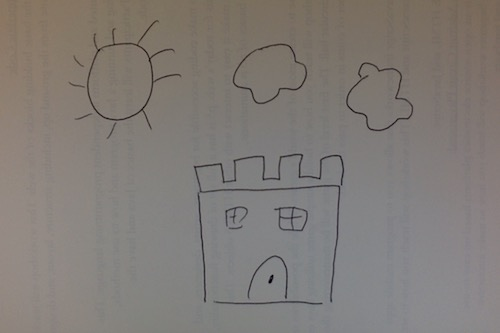
#> input picture test_images/test6.png, 500 x 333 px
$ python -i ANND.py   (imports and definitions only)
#> lines starting #> are read from the running program, lines starting #| are printed output that depends on the picture; after the words box and inside, x2 and y2 are one past the last pixel; in counts of white or black regions, pixels touching at a corner belong together
#!/usr/bin/env python3
# -*- coding: utf-8 -*-
"""
Created on Sun Mar  3 09:15:04 2019

@author: 2020shatgiskessell
"""
import cv2
import numpy as np
import timeit
from sklearn.ensemble import RandomForestClassifier
from sklearn.externals import joblib
from keras.models import Sequential
from keras.layers import Dense, Dropout, Flatten
from keras.layers.convolutional import Conv2D, MaxPooling2D
from keras.utils import np_utils
from keras import backend as K
# [6 lines not run here, left out]

start = timeit.default_timer()

def isolate_doodle(doodle):
    doodles = []
    xs = []
    ys = []
    imgray = cv2.cvtColor(doodle, cv2.COLOR_BGR2GRAY)
    _, thresh = cv2.threshold(imgray, 100,255, cv2.THRESH_BINARY)
#    kernel = np.ones((3,1),np.uint8)
#    doodle = cv2.erode(thresh, kernel, 1)
#    doodle = cv2.dilate(doodle,kernel,1 )
    doodle = thresh
    contours, hierarchy = cv2.findContours(doodle, cv2.RETR_TREE, cv2.CHAIN_APPROX_SIMPLE)
    c = max(contours, key = cv2.contourArea)
    try:
        contours.remove(c)
    except ValueError:
        pass
    doodle = cv2.cvtColor(doodle, cv2.COLOR_GRAY2BGR)
    validated_contours = []
    for i in range(len(contours)):
        contour = contours[i]
        x,y,w,h = cv2.boundingRect(contour)
        xs.append(x)
        ys.append(y)
        area = cv2.contourArea(contour)
        if area >800:
        #and hierarchy[0,i,3]==-1:
            doodle_img = doodle[y-5: y+h+5, x-5: x+w+5]
            #doodle = cv2.rectangle(doodle,(x-5,y-5),(x+w+5,y+h+5),(0,255,0),2)
            #cv2.imshow("doodle img", doodle_img)
            #cv2.waitKey(0)
            doodles.append(doodle_img)
    return doodle, doodles, xs, ys

def array_change(arr3):
    arr = []
    for i in range(len(arr3)):
        for j in range(len(arr3[0])):
            if arr3[i][j][0] == 255:
                arr3[i][j] = 0
            else:
                arr3[i][j] = 1
            arr.append(arr3[i][j])
    return arr

def main(img):
    identified_images = []
    h,w,c = img.shape
    blank_image = cv2.imread("/Users/2020shatgiskessell/Desktop/ANND/blank.png")
    label_dict = {0: 'sun', 1: 'castle', 2: 'cake', 3:'dog', 4: 'face', 5: 'computer', 6: 'house', 7: 'airplane', 8:'cloud', 9: 'apple'}
    doodle_images = []
    doodle_images_h = []
    doodle_images_w = []
    image, doodles,xs,ys = isolate_doodle(img)
    for i in range (len(doodles)):
        doodle = doodles[i]
        h,w, c = doodle.shape
        doodle = cv2.resize(doodle, (28,28))
        doodle = doodle.tolist()
    #
        doodle = array_change(doodle)
        doodle = np.array(doodle)
        doodle_images_h.append(h)
        doodle_images_w.append(w)
        doodle_images.append(doodle)

    loaded_model = joblib.load('finalized_model_cnn.sav')
    #result = loaded_model.predict(doodle_images)
    result = loaded_model.predict(doodle_images)
    for i in range(len(result)):
        identified = str(label_dict.get(int(result[i])))
        #pred = quick_draw (doodle_images)
        print("prediction is: " + identified)
        identified_image = cv2.imread("/Users/2020shatgiskessell/Desktop/ANND/" + identified + ".png")
        identified_image = cv2.resize(identified_image, (doodle_images_h[i],doodle_images_w[i]))
        offset = 0
        blank_image[ys[i]:ys[i]+identified_image.shape[0] + offset, xs[i]:xs[i]+identified_image.shape[1] + offset] = identified_image
    stop = timeit.default_timer()
    print('Time: ', stop - start)
    cv2.imshow("original", img)
    cv2.imshow("blank_image", blank_image)
    cv2.waitKey(0)
#quick_draw2 ()
# [7 lines not run here, left out]

>>> import cv2
>>> picture = cv2.imread('test_images/test6.png')
#> picture is the input picture: shape (333, 500, 3); mean B, G, R 119.6, 124, 129.4
>>> result = main(picture)
#> in isolate_doodle, `_, thresh = cv2.threshold(imgray, 100,255, cv2.THRESH_BINARY)`:
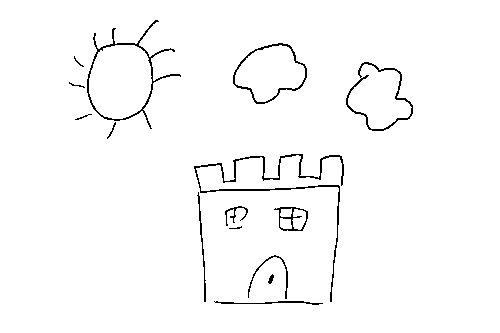
#> thresh: shape (333, 500); 97.9% white; black in thin lines or dots, all inside (x1, y1, x2, y2) = (69, 20, 413, 305)
#> in isolate_doodle, `contours, hierarchy = cv2.findContours(doodle, cv2.RETR_TREE, cv2.CHAI..`: contours = 24 contours, 3 with area under 20; largest, box (x1, y1, x2, y2) and area: (0, 0, 500, 333) 165668, (86, 19, 182, 130) 4734, (89, 45, 152, 119) 3709, (232, 42, 308, 105) 3105, (235, 45, 305, 102) 2503
#> in isolate_doodle, `c = max(contours, key = cv2.contourArea)`: c = [[0, 0], [0, 332], [499, 332], [499, 0]]
#> the loop in isolate_doodle, `for i in range(len(contours)):` made 23 passes
#> (x, y, w, h, area) on passes 1, 3, 4, 5, 7, 8, 9, 10, 11, 12, 13, 14: (214, 300, 110, 6, 275), (267, 273, 8, 12, 44.5), (247, 254, 42, 46, 256.5), (228, 225, 15, 5, 30.5), (273, 206, 36, 26, 685.5), (280, 218, 12, 11, 93), (292, 209, 14, 21, 179.5), (280, 208, 12, 9, 71), (224, 205, 25, 22, 165.5), (196, 191, 11, 112, 287.5), (193, 153, 152, 150, 1598), (106, 121, 11, 19, 47)
#> after the loop in isolate_doodle, `for i in range(len(contours)):`: doodles = 5 items; xs = [214, 213, 267, 247, 228, 239, 273, 280, 292, 280, 224, 196, 193, 106, 74, 87, 68, 345, 73, 232, 235, 86, 89]; ys = [300, 300, 273, 254, 225, 219, 206, 218, 209, 208, 205, 191, 153, 121, 114, 113, 81, 61, 55, 42, 45, 19, 45]
#> in main, `image, doodles,xs,ys = isolate_doodle(img)`: doodles = 5 items
#> the loop in main, `for i in range (len(doodles)):` made 5 passes
#> (h, w) on passes 1 to 5: (160, 162), (73, 86), (67, 80), (121, 106), (84, 73)
#> pass 1, in main, `doodle = doodles[i]`:
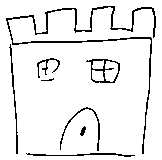
#> doodle: shape (160, 162, 3); 92.6% white; black in thin lines or dots, all inside (x1, y1, x2, y2) = (6, 6, 156, 157)
#> pass 1, in main, `doodle = cv2.resize(doodle, (28,28))`:
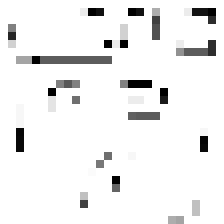
#> doodle: shape (28, 28, 3) (shown 8 times larger); min 0, max 255, mean 239.7
#> pass 2, in main, `doodle = doodles[i]`:
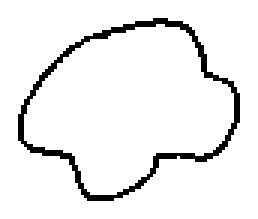
#> doodle: shape (73, 86, 3) (shown 3 times larger); 93.5% white; black in thin lines or dots, all inside (x1, y1, x2, y2) = (6, 6, 80, 67)
#> pass 2, in main, `doodle = cv2.resize(doodle, (28,28))`:
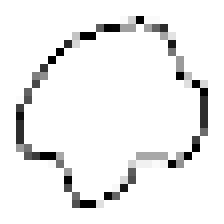
#> doodle: shape (28, 28, 3) (shown 8 times larger); min 0, max 255, mean 238.5
#> after the loop in main, `for i in range (len(doodles)):`: doodle_images_h = [160, 73, 67, 121, 84]; doodle_images_w = [162, 86, 80, 106, 73]
#> (the run stopped early here; a loop or call above may not have finished)

$ run again, on test_images/test1.png
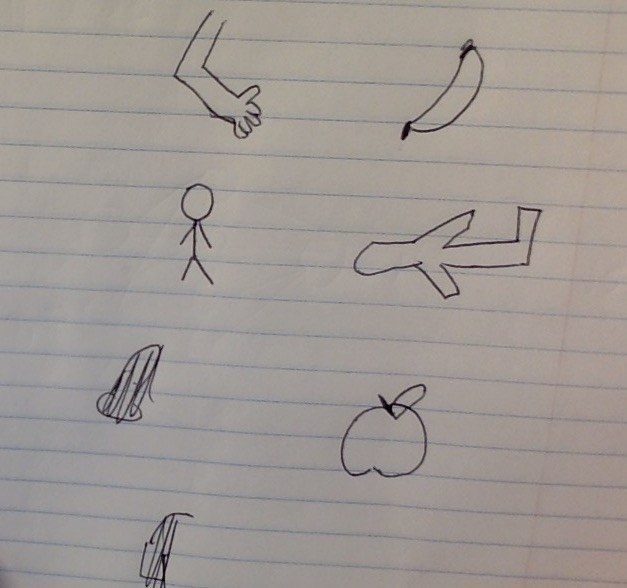
#> input picture test_images/test1.png, 627 x 588 px
#> picture is the input picture: shape (588, 627, 3); mean B, G, R 148.1, 152.7, 159.5
#> in isolate_doodle, `_, thresh = cv2.threshold(imgray, 100,255, cv2.THRESH_BINARY)`:
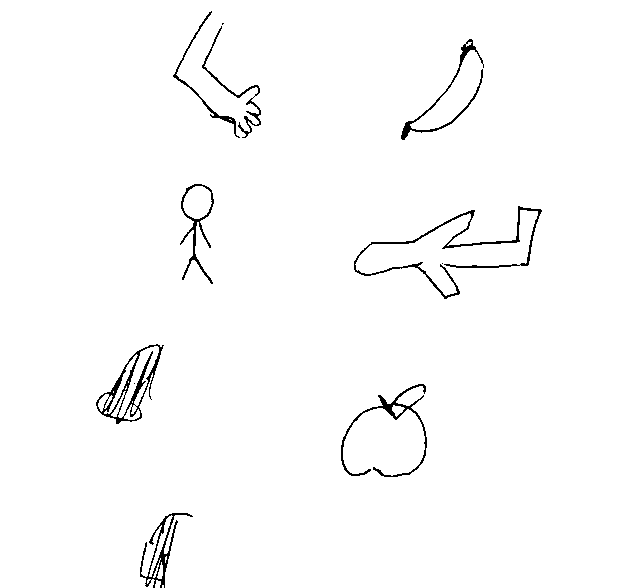
#> thresh: shape (588, 627); 98.4% white; black in thin lines or dots, all inside (x1, y1, x2, y2) = (96, 11, 542, 588)
#> contours = 38 contours, 17 with area under 20; largest, box (x1, y1, x2, y2) and area: (0, 0, 627, 588) 366108, (95, 343, 165, 425) 2741, (353, 205, 543, 300) 1664, (179, 183, 215, 285) 1468, (340, 383, 428, 478) 1216
#> in isolate_doodle, `c = max(contours, key = cv2.contourArea)`: c = contour of 216 points, box (x1, y1, x2, y2) (0, 0, 627, 588), area 366108
#> the loop in isolate_doodle, `for i in range(len(contours)):` made 38 passes
#> (x, y, w, h, area) on passes 2, 3, 6, 7, 9, 10, 11, 12: (155, 580, 6, 8, 26.5), (157, 562, 6, 17, 42.5), (149, 515, 24, 62, 211.5), (0, 0, 627, 588, 366108), (340, 383, 88, 95, 1216.5), (392, 405, 13, 12, 72.5), (95, 343, 70, 82, 2741), (98, 394, 15, 18, 125)
#> after the loop in isolate_doodle, `for i in range(len(contours)):`: doodles = 7 items; xs = 38 values, max 482 at index 32, min 0 at index 6, mean 197.2; ys = 38 values, max 585 at index 0, min 0 at index 6, mean 303.3
#> in main, `image, doodles,xs,ys = isolate_doodle(img)`: doodles = 7 items
#> the loop in main, `for i in range (len(doodles)):` made 7 passes
#> (h, w) on passes 1 to 7: (5, 5), (105, 98), (92, 80), (84, 58), (105, 200), (112, 46), (113, 94)
#> pass 3, in main, `doodle = doodles[i]`:
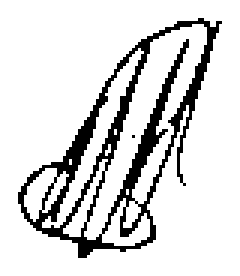
#> doodle: shape (92, 80, 3) (shown 3 times larger); 85.2% white; black in thin lines or dots, all inside (x1, y1, x2, y2) = (6, 6, 74, 86)
#> after the loop in main, `for i in range (len(doodles)):`: doodle_images_h = [5, 105, 92, 84, 105, 112, 113]; doodle_images_w = [5, 98, 80, 58, 200, 46, 94]

$ run again, on test_images/test10.png
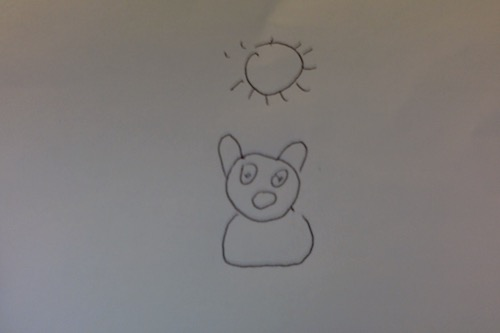
#> input picture test_images/test10.png, 500 x 333 px
#> picture is the input picture: shape (333, 500, 3); mean B, G, R 120.7, 122.2, 126.2
#> in isolate_doodle, `_, thresh = cv2.threshold(imgray, 100,255, cv2.THRESH_BINARY)`:
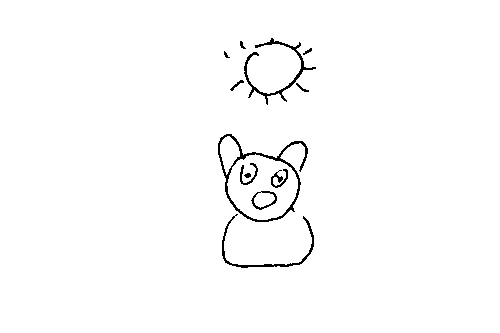
#> thresh: shape (333, 500); 98.6% white; black in thin lines or dots, all inside (x1, y1, x2, y2) = (218, 38, 316, 268)
#> contours = 18 contours, 3 with area under 20; largest, box (x1, y1, x2, y2) and area: (0, 0, 500, 333) 165668, (217, 133, 309, 223) 5058, (227, 154, 298, 220) 3434, (243, 37, 317, 106) 766, (221, 215, 315, 269) 581
#> in isolate_doodle, `c = max(contours, key = cv2.contourArea)`: c = [[0, 0], [0, 332], [499, 332], [499, 0]]
#> the loop in isolate_doodle, `for i in range(len(contours)):` made 17 passes
#> (x, y, w, h, area) on passes 1, 3, 4, 5, 6, 9, 10, 11: (221, 215, 94, 54, 581), (217, 133, 92, 90, 5058.5), (227, 154, 71, 66, 3434.5), (250, 190, 28, 21, 185), (243, 172, 9, 7, 33), (270, 168, 19, 21, 172.5), (239, 162, 20, 24, 161.5), (220, 136, 20, 39, 430.5)
#> after the loop in isolate_doodle, `for i in range(len(contours)):`: doodles = 2 items; xs = [221, 234, 217, 227, 250, 243, 277, 278, 270, 239, 220, 295, 229, 223, 302, 239, 243]; ys = [215, 213, 133, 154, 190, 172, 170, 169, 168, 162, 136, 82, 79, 50, 47, 40, 37]
#> in main, `image, doodles,xs,ys = isolate_doodle(img)`: doodles = 2 items
#> the loop in main, `for i in range (len(doodles)):` made 2 passes
#> (h, w, c) on passes 1 to 2: (100, 102, 3), (76, 81, 3)
#> pass 2, in main, `doodle = cv2.resize(doodle, (28,28))`:
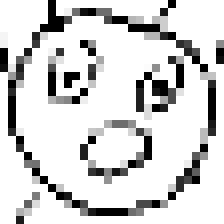
#> doodle: shape (28, 28, 3) (shown 8 times larger); min 0, max 255, mean 210.5
#> after the loop in main, `for i in range (len(doodles)):`: doodle_images_h = [100, 76]; doodle_images_w = [102, 81]

$ run again, on test_images/test2.png
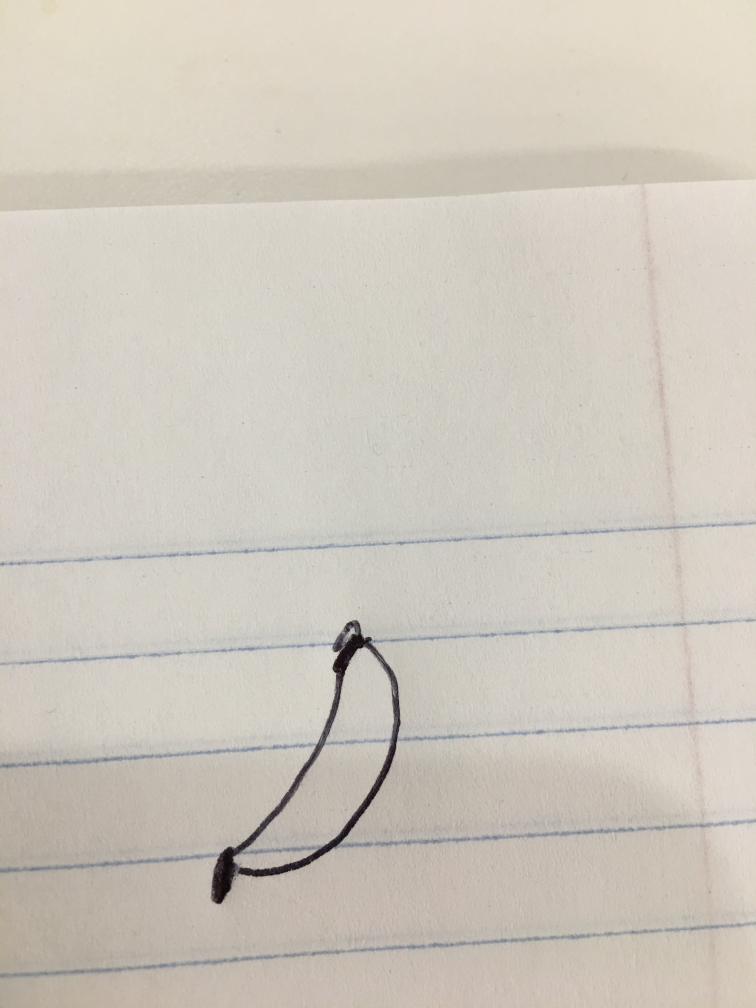
#> input picture test_images/test2.png, 3024 x 4032 px (shown at 1/4 size)
#> picture is the input picture: shape (4032, 3024, 3); mean B, G, R 190.2, 200.3, 206.6
#> in isolate_doodle, `_, thresh = cv2.threshold(imgray, 100,255, cv2.THRESH_BINARY)`:
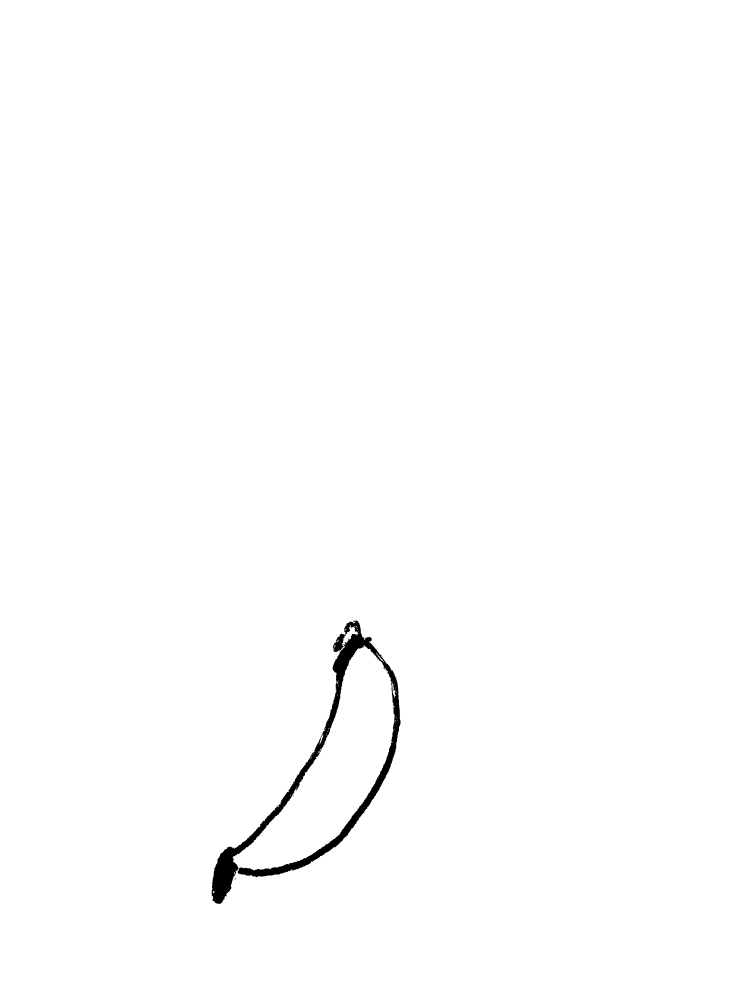
#> thresh: shape (4032, 3024) (shown at 1/4 size); 99.3% white; 12 black regions (11 under 20 px)
#> contours = 106 contours, 99 with area under 20; largest, box (x1, y1, x2, y2) and area: (0, 0, 3024, 4032) 12185713, (845, 2480, 1603, 3617) 304434, (931, 2581, 1579, 3482) 219539, (1569, 2732, 1582, 2793) 238, (1504, 2610, 1535, 2649) 104, (851, 3564, 858, 3573) 30, (938, 3512, 944, 3519) 20
#> in isolate_doodle, `c = max(contours, key = cv2.contourArea)`: c = [[0, 0], [0, 4031], [3023, 4031], [3023, 0]]
#> the loop in isolate_doodle, `for i in range(len(contours)):` made 105 passes
#> (x, y, w, h, area) on passes 1, 10, 11, 81: (938, 3512, 6, 7, 20.5), (845, 2480, 758, 1137, 304434), (851, 3564, 7, 9, 30), (931, 2581, 648, 901, 219539)
#> after the loop in isolate_doodle, `for i in range(len(contours)):`: doodles = 2 items; xs = 105 values, max 1588 at index 47, min 845 at index 9, mean 1355.5; ys = 105 values, max 3564 at index 10, min 2480 at index 9, mean 2879
#> in main, `image, doodles,xs,ys = isolate_doodle(img)`: doodles = 2 items
#> the loop in main, `for i in range (len(doodles)):` made 2 passes
#> (h, w, c) on passes 1 to 2: (1147, 768, 3), (911, 658, 3)
#> pass 2, in main, `doodle = cv2.resize(doodle, (28,28))`:
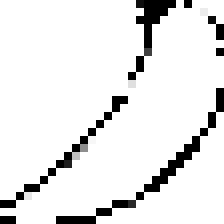
#> doodle: shape (28, 28, 3) (shown 8 times larger); min 0, max 255, mean 231.1
#> after the loop in main, `for i in range (len(doodles)):`: doodle_images_h = [1147, 911]; doodle_images_w = [768, 658]
